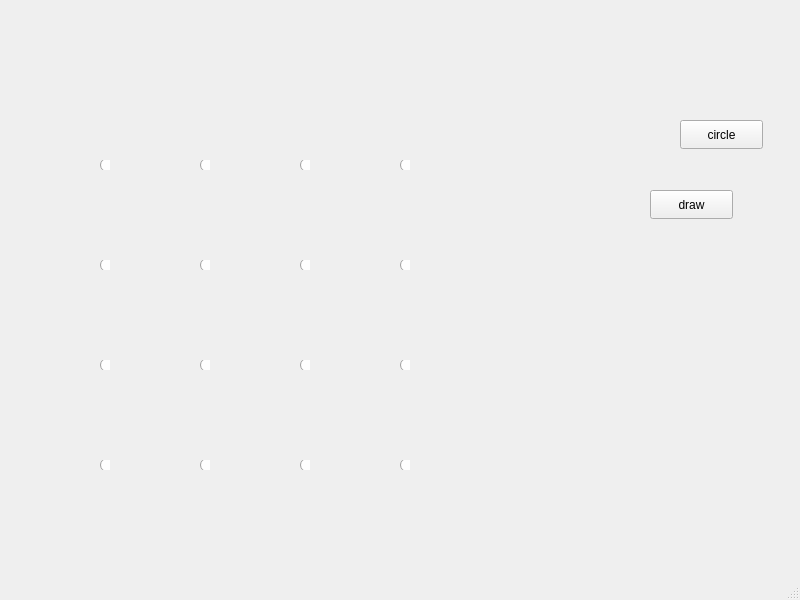
<?xml version="1.0" encoding="UTF-8"?>
<ui version="4.0">
 <class>MainWindow</class>
 <widget class="QMainWindow" name="MainWindow">
  <property name="geometry">
   <rect>
    <x>0</x>
    <y>0</y>
    <width>800</width>
    <height>600</height>
   </rect>
  </property>
  <property name="windowTitle">
   <string>MainWindow</string>
  </property>
  <widget class="QWidget" name="centralwidget">
   <widget class="QLabel" name="label">
    <property name="geometry">
     <rect>
      <x>0</x>
      <y>0</y>
      <width>1000</width>
      <height>1000</height>
     </rect>
    </property>
    <property name="text">
     <string/>
    </property>
   </widget>
   <widget class="QPushButton" name="pushButton">
    <property name="geometry">
     <rect>
      <x>680</x>
      <y>120</y>
      <width>83</width>
      <height>29</height>
     </rect>
    </property>
    <property name="text">
     <string>circle</string>
    </property>
   </widget>
   <widget class="QRadioButton" name="radioButton">
    <property name="geometry">
     <rect>
      <x>100</x>
      <y>160</y>
      <width>10</width>
      <height>10</height>
     </rect>
    </property>
    <property name="text">
     <string/>
    </property>
   </widget>
   <widget class="QRadioButton" name="radioButton_2">
    <property name="geometry">
     <rect>
      <x>200</x>
      <y>160</y>
      <width>10</width>
      <height>10</height>
     </rect>
    </property>
    <property name="text">
     <string/>
    </property>
   </widget>
   <widget class="QPushButton" name="pushButton_2">
    <property name="geometry">
     <rect>
      <x>650</x>
      <y>190</y>
      <width>83</width>
      <height>29</height>
     </rect>
    </property>
    <property name="text">
     <string>draw</string>
    </property>
   </widget>
   <widget class="QRadioButton" name="radioButton_3">
    <property name="geometry">
     <rect>
      <x>200</x>
      <y>260</y>
      <width>10</width>
      <height>10</height>
     </rect>
    </property>
    <property name="text">
     <string/>
    </property>
   </widget>
   <widget class="QRadioButton" name="radioButton_4">
    <property name="geometry">
     <rect>
      <x>100</x>
      <y>260</y>
      <width>10</width>
      <height>10</height>
     </rect>
    </property>
    <property name="text">
     <string/>
    </property>
   </widget>
   <widget class="QRadioButton" name="radioButton_5">
    <property name="geometry">
     <rect>
      <x>300</x>
      <y>160</y>
      <width>10</width>
      <height>10</height>
     </rect>
    </property>
    <property name="text">
     <string/>
    </property>
   </widget>
   <widget class="QRadioButton" name="radioButton_6">
    <property name="geometry">
     <rect>
      <x>400</x>
      <y>260</y>
      <width>10</width>
      <height>10</height>
     </rect>
    </property>
    <property name="text">
     <string/>
    </property>
   </widget>
   <widget class="QRadioButton" name="radioButton_7">
    <property name="geometry">
     <rect>
      <x>400</x>
      <y>160</y>
      <width>10</width>
      <height>10</height>
     </rect>
    </property>
    <property name="text">
     <string/>
    </property>
   </widget>
   <widget class="QRadioButton" name="radioButton_8">
    <property name="geometry">
     <rect>
      <x>300</x>
      <y>260</y>
      <width>10</width>
      <height>10</height>
     </rect>
    </property>
    <property name="text">
     <string/>
    </property>
   </widget>
   <widget class="QRadioButton" name="radioButton_9">
    <property name="geometry">
     <rect>
      <x>100</x>
      <y>360</y>
      <width>10</width>
      <height>10</height>
     </rect>
    </property>
    <property name="text">
     <string/>
    </property>
   </widget>
   <widget class="QRadioButton" name="radioButton_10">
    <property name="geometry">
     <rect>
      <x>200</x>
      <y>460</y>
      <width>10</width>
      <height>10</height>
     </rect>
    </property>
    <property name="text">
     <string/>
    </property>
   </widget>
   <widget class="QRadioButton" name="radioButton_11">
    <property name="geometry">
     <rect>
      <x>200</x>
      <y>360</y>
      <width>10</width>
      <height>10</height>
     </rect>
    </property>
    <property name="text">
     <string/>
    </property>
   </widget>
   <widget class="QRadioButton" name="radioButton_12">
    <property name="geometry">
     <rect>
      <x>100</x>
      <y>460</y>
      <width>10</width>
      <height>10</height>
     </rect>
    </property>
    <property name="text">
     <string/>
    </property>
   </widget>
   <widget class="QRadioButton" name="radioButton_13">
    <property name="geometry">
     <rect>
      <x>300</x>
      <y>360</y>
      <width>10</width>
      <height>10</height>
     </rect>
    </property>
    <property name="text">
     <string/>
    </property>
   </widget>
   <widget class="QRadioButton" name="radioButton_14">
    <property name="geometry">
     <rect>
      <x>300</x>
      <y>460</y>
      <width>10</width>
      <height>10</height>
     </rect>
    </property>
    <property name="text">
     <string/>
    </property>
   </widget>
   <widget class="QRadioButton" name="radioButton_15">
    <property name="geometry">
     <rect>
      <x>400</x>
      <y>460</y>
      <width>10</width>
      <height>10</height>
     </rect>
    </property>
    <property name="text">
     <string/>
    </property>
   </widget>
   <widget class="QRadioButton" name="radioButton_16">
    <property name="geometry">
     <rect>
      <x>400</x>
      <y>360</y>
      <width>10</width>
      <height>10</height>
     </rect>
    </property>
    <property name="text">
     <string/>
    </property>
   </widget>
  </widget>
  <widget class="QMenuBar" name="menubar">
   <property name="geometry">
    <rect>
     <x>0</x>
     <y>0</y>
     <width>800</width>
     <height>25</height>
    </rect>
   </property>
  </widget>
  <widget class="QStatusBar" name="statusbar"/>
 </widget>
 <resources/>
 <connections/>
</ui>
